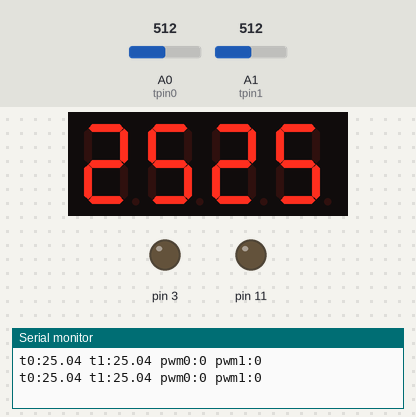
This sketch was run on a simulated Arduino Uno, built with avr-gcc and run on an emulated ATmega328P. Shown: 4-digit seven-segment display, output pins drawn as LEDs (lit = HIGH), the last lines printed to the serial monitor. The inputs (shaded band) are chosen by the test bench; at power-on: A0 (tpin0) = 512, A1 (tpin1) = 512.

Above: at 2.2 s.
2.3 s: A0 (tpin0) set to 254
At 4.2 s:
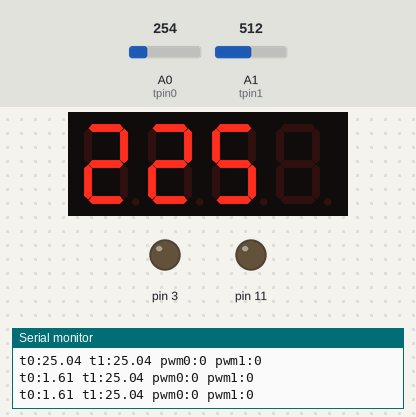
4.5 s: A0 (tpin0) set to 224
At 5.3 s:
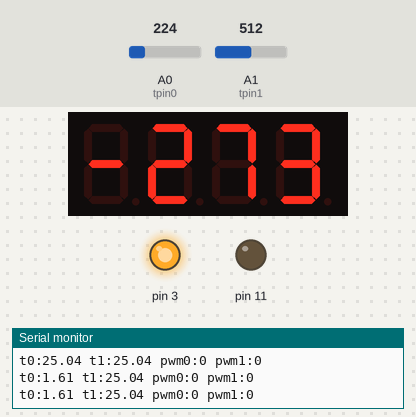
8.2 s: A1 (tpin1) set to 560
At 9.7 s:
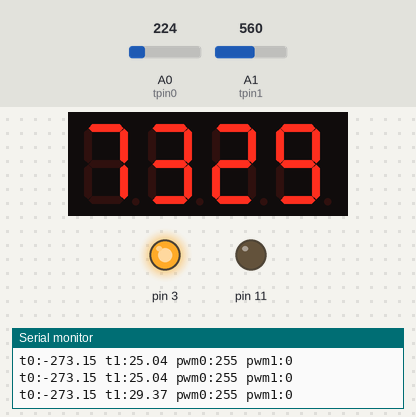
10.4 s: A1 (tpin1) set to 583
At 12.9 s:
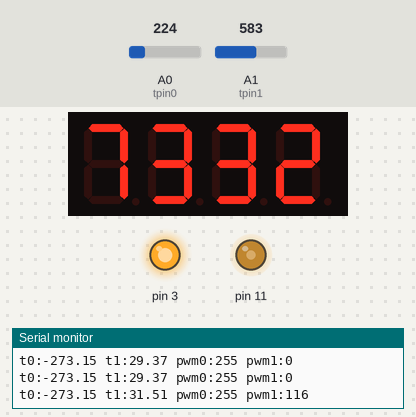
14.5 s: A0 (tpin0) set to 306
At 15.4 s:
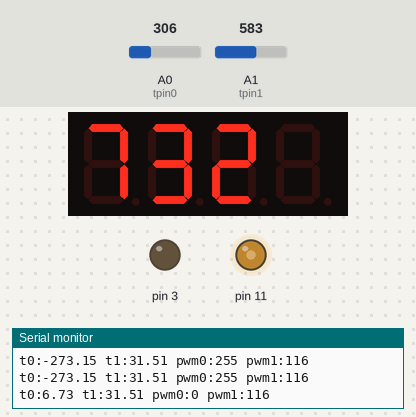
16.4 s: A1 (tpin1) set to 1006
At 17.3 s:
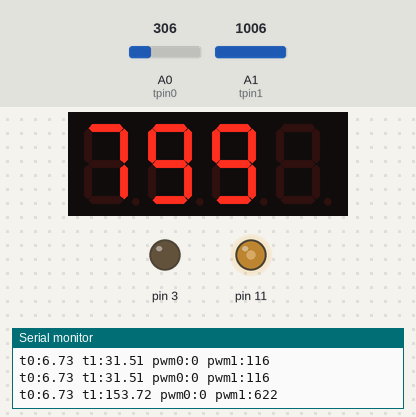
18.4 s: A1 (tpin1) set to 1023
Timing chart, 0 to 21.4 s (numbered marks = the images above; inputs shaded):
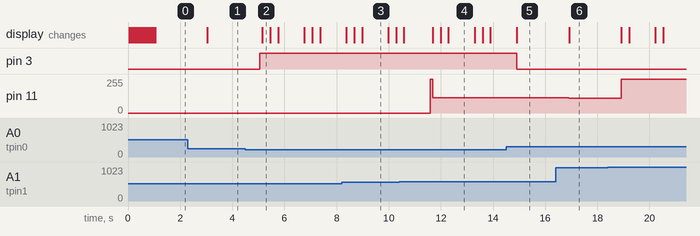

Measured:
- the behaviour switches between 239 and 238 on A0 (tpin0) (found by bisection; images 1 and 2)
- the behaviour switches between 566 and 567 on A1 (tpin1) (found by bisection; images 3 and 4)
- after the input at 2.3 s, the display: changes after 0.75 s (image 1)
- after the input at 4.5 s, pin 3: LOW → HIGH after 0.55 s; the display: changes after 0.66 s (image 2)
- after the input at 10.4 s, pin 11: 0/255 → 255/255 after 1.2 s, → 116/255 0.10 s later
- after the input at 14.5 s, pin 3: HIGH → LOW after 0.40 s
- after the input at 16.4 s, pin 11: 116/255 → 110/255 after 0.51 s; the display: changes after 0.51 s (image 6)
- after the input at 18.4 s, pin 11: 110/255 → 255/255 after 0.52 s

The sketch:

stepper_thermistor_fan.ino
```cpp
#include "SevenSegmentTM1637.h"
int tpin0 = 0;
int tpin1 = 1;
int v0;
int v1;
float R1 = 10000;
float logr20, r20, t0 = -999, lpwm0 = 0;
float logr21, r21, t1 = -999, lpwm1 = 0;
float c1 = 1.123278976e-03, c2 = 2.356740178e-04, c3 = 0.769208529e-07;

const byte PIN_CLK = 4;   // define CLK pin (any digital pin)
const byte PIN_DIO = 5;   // define DIO pin (any digital pin)
SevenSegmentTM1637    display(PIN_CLK, PIN_DIO);

void setup() {
  Serial.begin(9600);
  display.begin();
  display.setBacklight(10);
  display.print("HI");
  TCCR2B = TCCR2B & B11111000 | B00000001;    // set timer 1 divisor to     1 for PWM frequency of 31372.55 Hz
}

void loop() {
  v0 = analogRead(tpin0);
  if (v0 != 0) {
    r20 = R1 * (1023.0 / (float)v0 - 1.0);
    logr20 = log(r20);
    t0 = (1.0 / (c1 + c2 * logr20 + c3 * pow(logr20, 3)));
    t0 -= 273.15;
    if (t0 < 0)
      t0 = -273.15;
  } else {
    t0 = -273.15;
  }
  v1 = analogRead(tpin1);
  if (v1 != 0) {
    r21 = R1 * (1023.0 / (float)v1 - 1.0);
    logr21 = log(r21);
    t1 = (1.0 / (c1 + c2 * logr21 + c3 * pow(logr21, 3)));
    t1 -= 273.15;
    if (t1 < 0)
      t1 = -273.15;
  } else {
    t1 = -273.15;
  }
  float pwm0 = 29 * t0 / 7 - 100 / 7;
  float pwm1 = 29 * t1 / 7 - 100 / 7;
  int pwmr0 = (t0 < 30) ? 0 : pwm0;
  int pwmr1 = (t1 < 30) ? 0 : pwm1;
  pwmr0 = (t0 <= 0) ? 255 : pwmr0;
  pwmr1 = (t1 <= 0) ? 255 : pwmr1;
  if (lpwm0 != pwmr0 && lpwm1 != pwmr1) {
    if (lpwm0 == 0)
      analogWrite(3, 255);
    if (lpwm1 == 0)
      analogWrite(11, 255);
    if (lpwm1 == 0 || lpwm0 == 0)
      delay(100);
    analogWrite(3, pwmr0);
    analogWrite(11, pwmr1);
    lpwm0 = pwmr0;
    lpwm1 = pwmr1;
  } else if (lpwm0 != pwmr0) {
    if (lpwm0 == 0) {
      analogWrite(3, 255);
      delay(100);
    }
    analogWrite(3, pwmr0);
    lpwm0 = pwmr0;
  } else if (lpwm1 != pwmr1) {
    if (lpwm1 == 0) {
      analogWrite(11, 255);
      delay(100);
    }
    analogWrite(11, pwmr1);
    lpwm1 = pwmr1;
  }
  String tdisp = String((round(t0) >= 100) ? 99 : round(t0)) + String((round(t1) >= 100) ? 99 : round(t1));
  display.clear();
  display.print(tdisp);
  Serial.print("t0:");
  Serial.print(t0);
  Serial.print(" t1:");
  Serial.print(t1);
  Serial.print(" pwm0:");
  Serial.print(pwmr0);
  Serial.print(" pwm1:");
  Serial.println(pwmr1);
  delay(1000);
}
```
